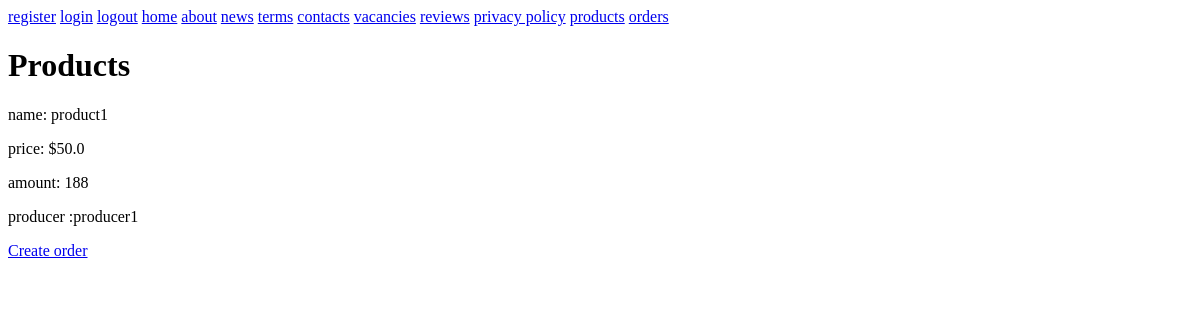
Page /products/1/ on the earlier database version.
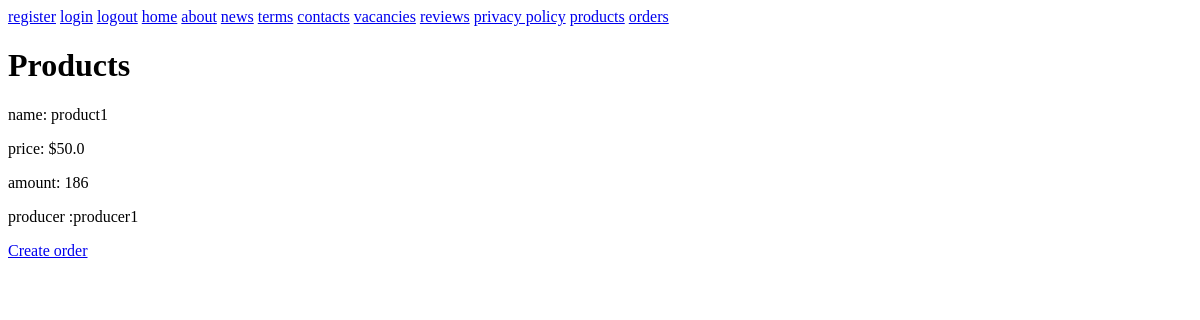
Same page on the later database version.
### SparkleMart/models.py (models this page shows, shortened)
class Product(models.Model):
    name = models.CharField(max_length=255)
    category = models.ManyToManyField(Category, related_name='products')
    producer = models.ForeignKey(Producer, related_name='products', on_delete=models.CASCADE)
    price = models.FloatField()
    amount = models.PositiveSmallIntegerField()

class Producer(models.Model):
    name = models.CharField(max_length=255)

### SparkleMart/views.py (the view)
# urls.py: re_path(r'products/(?P<pk>\d+)/$', views.ProductDetailView.as_view(), name='product'),
class ProductDetailView(DetailView):
    model = Product
    def get(self, request, *args, **kwargs):
        if Product.objects.filter(pk=self.kwargs.get("pk")).exists():
            product = self.get_object()
            categories = list(product.category.all().values_list('name', flat=True))
            product_data = {
                'id': product.id,
                'name': product.name,
                'price': product.price,
                'category': categories,
                'producer_name': product.producer.name,
                'producer_id': product.producer.id,
            }
            return render(request, 'product.html', {'product': product})
        logging.warning('ProductDetailView: page not found')
        return render(request, 'page_not_found.html', status=404)

### SparkleMart/templates/product.html (shortened to what this page needs)
{% extends "base.html" %}
{% block header %}Products{% endblock header %}
{% block content %}
        <p>name: {{ product.name }}</p>
        <p>price: ${{ product.price }}</p>
        <p>amount: {{ product.amount }}</p>
        <p>producer :{{ product.producer.name }}</p>
        <a href="{% url 'create_order' pk=product.id %}" class="button">Create order</a>
{% endblock content %}

Differences in the rows shown:
changed Product "product1": amount "188" → "186"
